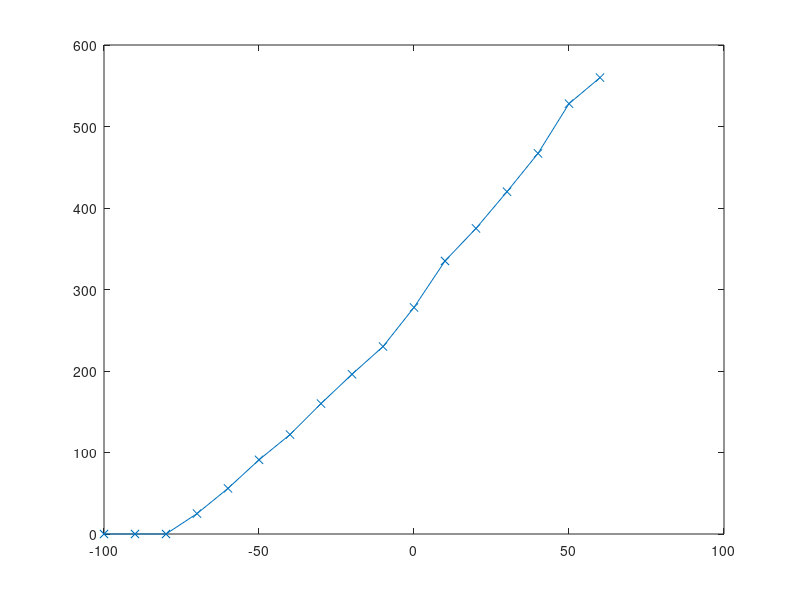

Write MATLAB code to recreate this figure.

throttlePercent = [-100
-90
-80
-70
-60
-50
-40
-30
-20
-10
0
10
20
30
40
50
60];

thrust = [0
0
0
25
56
91
122
160
196
230
278
335
375
420
467
528
560]; % in grams

thrust_N = thrust * .0098;

plot(throttlePercent, thrust,'x-');

scaledThrottlePercent = (throttlePercent + 80) /1.4


% >> cftool
% Linear model Poly1:
%      f(x) = p1*x + p2
% Coefficients (with 95% confidence bounds):
%        p1 =     0.05159  (0.047, 0.05619)
%        p2 =    0.004179  (-0.2502, 0.2585)
% 
% Goodness of fit:
%   SSE: 1.453
%   R-square: 0.9745
%   Adjusted R-square: 0.9728
%   RMSE: 0.3112
% 
